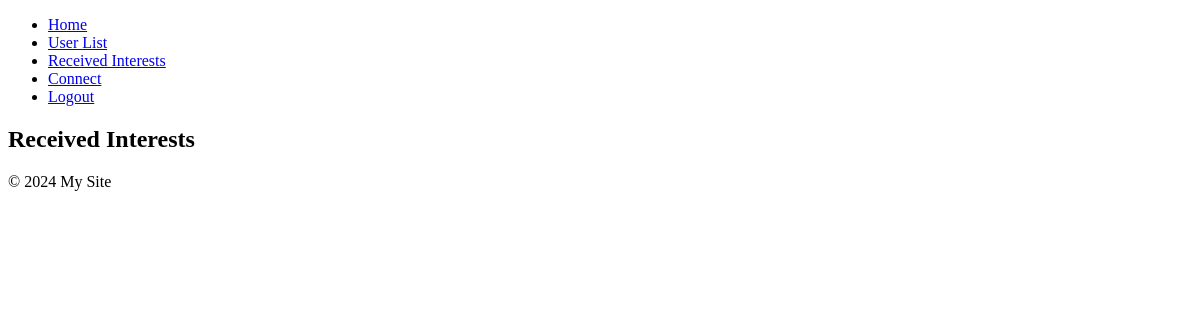
Before: /myapp/received_interests/ (signed in) with the older database file.
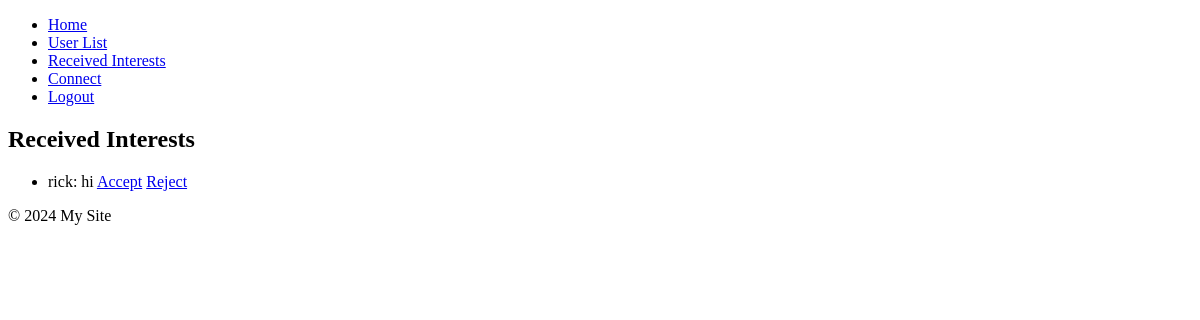
After: the same page with the newer database file.
### myapp/models.py (models this page shows, shortened)
class Interest(models.Model):
    sender = models.ForeignKey(User, on_delete=models.CASCADE, related_name='sent_interests')
    recipient = models.ForeignKey(User, on_delete=models.CASCADE, related_name='received_interests')
    message = models.TextField()
    accepted = models.BooleanField(default=False)
    rejected = models.BooleanField(default=False)
    sender_notified = models.BooleanField(default=False)

### myapp/views.py (the view)
# urls.py: path('received_interests/', views.received_interests, name='received_interests'),
@login_required
def received_interests(request):
    interests = request.user.received_interests.filter(accepted=False, rejected=False)
    return render(request, 'myapp/received_interests.html', {'interests': interests})

### myapp/templates/myapp/received_interests.html (shortened to what this page needs)
{% extends 'myapp/base.html' %}
{% block content %}
<h2>Received Interests</h2>
<ul>
    {% for interest in interests %}
        <li>
            {{ interest.sender.username }}: {{ interest.message }}
            <a href="{% url 'accept_interest' interest.id %}">Accept</a>
            <a href="{% url 'reject_interest' interest.id %}">Reject</a>
        </li>
    {% endfor %}
</ul>
{% endblock %}

### myapp/templates/myapp/base.html (shortened to what this page needs)
<!DOCTYPE html>
<html lang="en">
<head>
</head>
<body>
    <header>
        <nav>
            <ul>
                <li><a href="{% url 'home' %}">Home</a></li>
                {% if user.is_authenticated %}
                    <li><a href="{% url 'user_list' %}">User List</a></li>
                    <li><a href="{% url 'received_interests' %}">Received Interests</a></li>
                    <li><a href="{% url 'connect' %}">Connect</a></li>
                    <li><a href="{% url 'logout' %}">Logout</a></li>
                {% else %}
                    <li><a href="{% url 'login' %}">Login</a></li>
                    <li><a href="{% url 'register' %}">Register</a></li>
                {% endif %}
            </ul>
        </nav>
    </header>
    <main>
        {% block content %}{% endblock %}
    </main>
    <footer>
        <p>&copy; 2024 My Site</p>
    </footer>
</body>
</html>

Changed rows visible on the page:
added Interest: sender.username "rick", message "hi"
